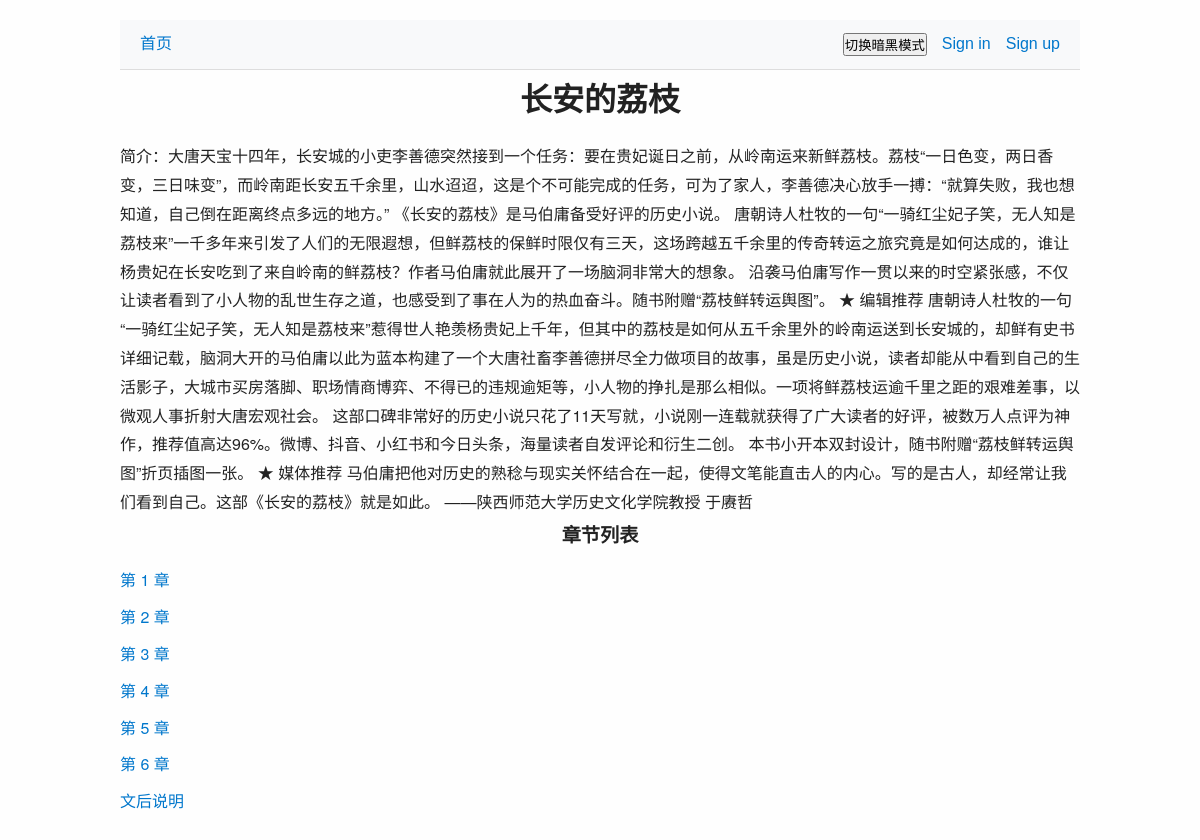
Page /book_table/31 on the committed database.
### tables this page shows
CREATE TABLE t_book
(
    id               INTEGER PRIMARY KEY AUTOINCREMENT,
    title            TEXT,
    description      TEXT,
    publish_date     TEXT,
    cover_image_path TEXT,
    create_datetime  TEXT,
    update_datetime  TEXT
);

CREATE TABLE t_book_chapter
(
    id              INTEGER PRIMARY KEY AUTOINCREMENT,
    book_id         INTEGER,
    chapter         INTEGER,
    chapter_title   TEXT,
    content         TEXT,
    prev_id         INTEGER,
    next_id         INTEGER,
    order_index     INTEGER,
    content_hash    TEXT
);

### uv-web-demo/route/book.py (the view)
@book_bp.get('/book_table/<int:book_id>')
def book_table(book_id):
    book_entity = DB.query("SELECT * FROM t_book WHERE id = ?", [book_id])
    book_chapters = DB.query(
        "SELECT id, chapter, chapter_title FROM t_book_chapter where book_id = ? ORDER BY order_index", [book_id])
    app_logger.debug(f'book_entity: {book_entity}')
    app_logger.debug(f'book_chapter: {book_chapters}')
    return render_template('book_table.html', book=book_entity[0], book_chapters=book_chapters)

### uv-web-demo/db.py (called while the page is built)
    @staticmethod
    def get_connection():
        conn = sqlite3.connect(DB_PATH)
        conn.row_factory = sqlite3.Row
        return conn

    @staticmethod
    def query(sql, params=None):
        conn = DB.get_connection()
        cur = conn.cursor()
        try:
            cur.execute(sql, params or [])
            rows = cur.fetchall()
            return [dict(row) for row in rows]
        finally:
            conn.close()

### uv-web-demo/templates/book_table.html (shortened to what this page needs)
{% extends "base.html" %}
{% block content %}
    <nav class="navbar">
        <div class="nav-left">
            <a href="/">首页</a>
        </div>
        <div class="nav-right">
            <button onclick="toggleDark()">切换暗黑模式</button>
            {% if session.get('user') %}
                <div class="dropdown">
                    <span class="username">Hi, {{ session['user']['username'] }} ▼</span>
                    <div class="dropdown-content">
                        <a href="/dashboard">Dashboard</a>
                        <a href="/logout">Logout</a>
                    </div>
                </div>
            {% else %}
                <a href="/login">Sign in</a>
                <a href="/register">Sign up</a>
            {% endif %}
        </div>
    </nav>
    <h1>{{ book.title }}</h1>
    {% if book.description %}
        <p>简介：{{ book.description }}</p>
    {% endif %}
    <h2>章节列表</h2>
    <ul class="chapter-list">
        {% for chapter in book_chapters %}
            <li>
                <a href="{{ url_for('book.book_chapter', chapter_id=chapter.id) }}">
                    {% if chapter.chapter and chapter.chapter_title %}
                        第 {{ chapter.chapter }} 章：{{ chapter.chapter_title }}
                    {% elif chapter.chapter %}
                        第 {{ chapter.chapter }} 章
                    {% elif chapter.chapter_title %}
                        {{ chapter.chapter_title }}
                    {% endif %}
                </a>
            </li>
        {% else %}
            <li>暂无章节</li>
        {% endfor %}
    </ul>
{% endblock %}

### uv-web-demo/static/css/style.css (style rules this page uses)
* { margin: 0; padding: 0; box-sizing: border-box; }
body { font-family: "Helvetica Neue", Helvetica, Arial, sans-serif; background-color: #fefefe; color: #222; line-height: 1.8; padding: 20px; max-width: 1000px; margin: auto; transition: all 0.3s; }
h1, h2 { margin-bottom: 15px; text-align: center; }
h2 { font-size: 1.2rem; }
.chapter-list { list-style: none; padding: 0; }
.chapter-list li { margin-bottom: 8px; }
.chapter-list a { text-decoration: none; color: #0077cc; }

### uv-web-demo/static/css/navbar.css (style rules this page uses)
.navbar { display: flex; justify-content: space-between; align-items: center; background: #f8f9fa; padding: 10px 20px; border-bottom: 1px solid #ddd; font-family: sans-serif; position: relative; }
.nav-left, .nav-right { display: flex; align-items: center; gap: 15px; }
.navbar a, .navbar .username { text-decoration: none; color: #0077cc; transition: color 0.3s; cursor: pointer; }

### rows in the picture
t_book: title "长安的荔枝", description "大唐天宝十四年，长安城的小吏李善德突然接到一个任务：要在贵妃诞日之前，从岭南运来新鲜荔枝。荔枝“一日色变，两日香变，三日味变”，而岭南距长安五千余里，山水迢迢，这是个不可能完成的任务，可为了家人，李善德决心放手一搏：“就算失败，我也想知道，自己倒在距离终点多远的地方。” 《长安的荔枝》是马伯庸备受好评的历史小说。 唐朝诗人杜牧的一句“一骑红尘妃子笑，无人知是荔枝来”一千多年来引发了人们的无限遐想，但鲜荔枝的保鲜时限仅有三天，这场跨越五千余里的传奇转运之旅究竟是如何达成的，谁让杨贵妃在长安吃到了来自岭南的鲜荔枝？作者马伯庸就此展开了一场脑洞非常大的想象。 沿袭马伯庸写作一贯以来的时空紧张感，不仅让读者看到了小人物的乱世生存之道，也感受到了事在人为的热血奋斗。随书附赠“荔枝鲜转运舆图”。 ★ 编辑推荐 唐朝诗人杜牧的一句“一骑红尘妃子笑，无人知是荔枝来”惹得世人艳羡杨贵妃上千年，但其中的荔枝是如何从五千余里外的岭南运送到长安城的，却鲜有史书详细记载，脑洞大开的马伯庸以此为蓝本构建了一个大唐社畜李善德拼尽全力做项目的故事，虽是历史小说，读者却能从中看到自己的生活影子，大城市买房落脚、职场情商博弈、不得已的违规逾矩等，小人物的挣扎是那么相似。一项将鲜荔枝运逾千里之距的艰难差事，以微观人事折射大唐宏观社会。 这部口碑非常好的历史小说只花了11天写就，小说刚一连载就获得了广大读者的好评，被数万人点评为神作，推荐值高达96%。微博、抖音、小红书和今日头条，海量读者自发评论和衍生二创。 本书小开本双封设计，随书附赠“荔枝鲜转运舆图”折页插图一张。 ★ 媒体推荐…"
t_book_chapter: chapter_title "文后说明"

### other values in the picture
{{ chapter.chapter }} "1" "2" "3" "4" "5" "6"
